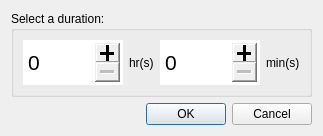
<?xml version="1.0" encoding="UTF-8"?>
<ui version="4.0">
 <class>Duration</class>
 <widget class="QDialog" name="Duration">
  <property name="enabled">
   <bool>true</bool>
  </property>
  <property name="geometry">
   <rect>
    <x>0</x>
    <y>0</y>
    <width>340</width>
    <height>130</height>
   </rect>
  </property>
  <property name="sizePolicy">
   <sizepolicy hsizetype="Fixed" vsizetype="Fixed">
    <horstretch>0</horstretch>
    <verstretch>0</verstretch>
   </sizepolicy>
  </property>
  <property name="minimumSize">
   <size>
    <width>0</width>
    <height>130</height>
   </size>
  </property>
  <property name="windowTitle">
   <string>Dialog</string>
  </property>
  <property name="styleSheet">
   <string notr="true">QSpinBox::up-button { width: 25; height: 20}
QSpinBox::down-button { width: 25; height: 20}</string>
  </property>
  <property name="sizeGripEnabled">
   <bool>false</bool>
  </property>
  <layout class="QVBoxLayout" name="verticalLayout">
   <property name="sizeConstraint">
    <enum>QLayout::SetFixedSize</enum>
   </property>
   <item>
    <widget class="QGroupBox" name="select_duration">
     <property name="sizePolicy">
      <sizepolicy hsizetype="Preferred" vsizetype="Fixed">
       <horstretch>0</horstretch>
       <verstretch>0</verstretch>
      </sizepolicy>
     </property>
     <property name="title">
      <string>Select a duration:</string>
     </property>
     <layout class="QGridLayout" name="gridLayout">
      <item row="0" column="0">
       <widget class="QSpinBox" name="hour_box">
        <property name="enabled">
         <bool>true</bool>
        </property>
        <property name="sizePolicy">
         <sizepolicy hsizetype="Expanding" vsizetype="Fixed">
          <horstretch>0</horstretch>
          <verstretch>0</verstretch>
         </sizepolicy>
        </property>
        <property name="minimumSize">
         <size>
          <width>100</width>
          <height>45</height>
         </size>
        </property>
        <property name="font">
         <font>
          <pointsize>16</pointsize>
         </font>
        </property>
        <property name="buttonSymbols">
         <enum>QAbstractSpinBox::PlusMinus</enum>
        </property>
       </widget>
      </item>
      <item row="0" column="1">
       <widget class="QLabel" name="hours">
        <property name="sizePolicy">
         <sizepolicy hsizetype="Fixed" vsizetype="Preferred">
          <horstretch>0</horstretch>
          <verstretch>0</verstretch>
         </sizepolicy>
        </property>
        <property name="text">
         <string>hr(s)</string>
        </property>
        <property name="scaledContents">
         <bool>false</bool>
        </property>
        <property name="buddy">
         <cstring>hour_box</cstring>
        </property>
       </widget>
      </item>
      <item row="0" column="2">
       <widget class="QSpinBox" name="minute_box">
        <property name="sizePolicy">
         <sizepolicy hsizetype="Expanding" vsizetype="Fixed">
          <horstretch>0</horstretch>
          <verstretch>0</verstretch>
         </sizepolicy>
        </property>
        <property name="minimumSize">
         <size>
          <width>100</width>
          <height>45</height>
         </size>
        </property>
        <property name="font">
         <font>
          <pointsize>16</pointsize>
         </font>
        </property>
        <property name="buttonSymbols">
         <enum>QAbstractSpinBox::PlusMinus</enum>
        </property>
       </widget>
      </item>
      <item row="0" column="3">
       <widget class="QLabel" name="minutes">
        <property name="text">
         <string>min(s)</string>
        </property>
        <property name="buddy">
         <cstring>minute_box</cstring>
        </property>
       </widget>
      </item>
     </layout>
    </widget>
   </item>
   <item>
    <widget class="QDialogButtonBox" name="cancel_ok">
     <property name="orientation">
      <enum>Qt::Horizontal</enum>
     </property>
     <property name="standardButtons">
      <set>QDialogButtonBox::Cancel|QDialogButtonBox::Ok</set>
     </property>
    </widget>
   </item>
  </layout>
 </widget>
 <tabstops>
  <tabstop>hour_box</tabstop>
  <tabstop>minute_box</tabstop>
 </tabstops>
 <resources/>
 <connections>
  <connection>
   <sender>cancel_ok</sender>
   <signal>accepted()</signal>
   <receiver>Duration</receiver>
   <slot>accept()</slot>
   <hints>
    <hint type="sourcelabel">
     <x>227</x>
     <y>105</y>
    </hint>
    <hint type="destinationlabel">
     <x>157</x>
     <y>129</y>
    </hint>
   </hints>
  </connection>
  <connection>
   <sender>cancel_ok</sender>
   <signal>rejected()</signal>
   <receiver>Duration</receiver>
   <slot>reject()</slot>
   <hints>
    <hint type="sourcelabel">
     <x>295</x>
     <y>111</y>
    </hint>
    <hint type="destinationlabel">
     <x>286</x>
     <y>129</y>
    </hint>
   </hints>
  </connection>
 </connections>
</ui>
